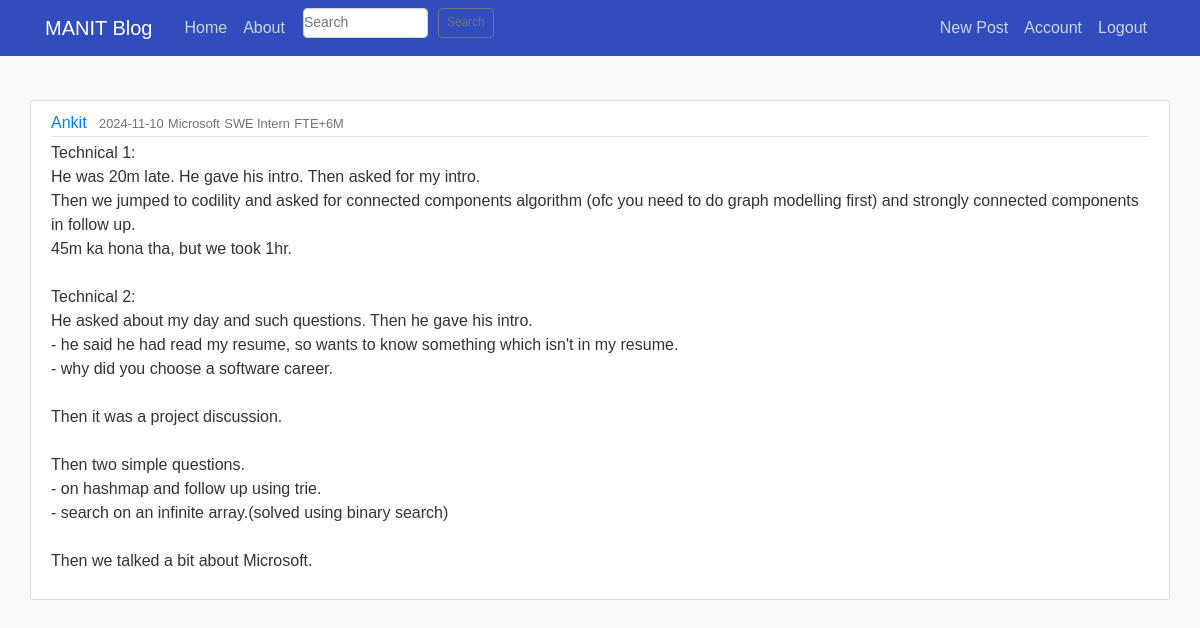
The app's page /post/3 (signed in), older data.
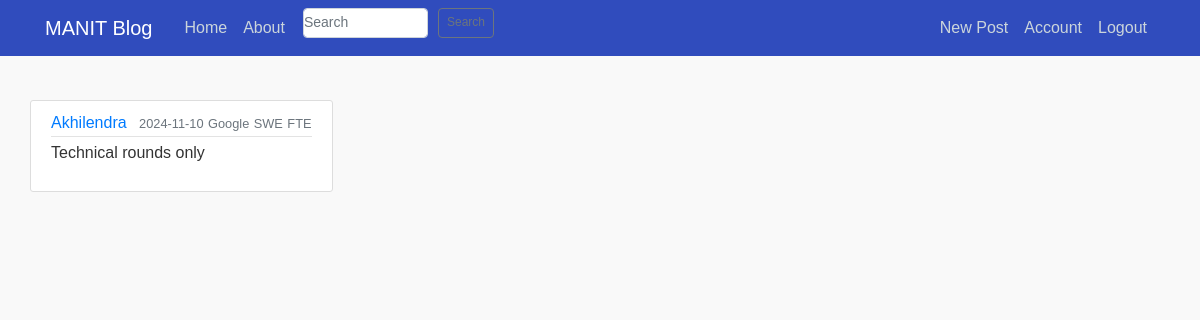
The same page, newer data.
### flaskblog/models.py (models this page shows, shortened)
class User(db.Model, UserMixin):
    id = db.Column(db.Integer, primary_key=True)
    username = db.Column(db.String(20), unique=True, nullable=False)
    name = db.Column(db.String(100), nullable=False)
    email = db.Column(db.String(120), unique=True, nullable=False)
    image_file = db.Column(db.String(20), nullable=False, default='default.jpg')
    password = db.Column(db.String(40), nullable=False)
    posts = db.relationship('Post', backref='author', lazy=True)

class Post(db.Model):
    id = db.Column(db.Integer, primary_key=True)
    title = db.Column(db.String(100), nullable=False)
    branch = db.Column(db.String(100), nullable=False)
    verdict = db.Column(db.String(20), nullable=False)
    type = db.Column(db.String(100), nullable=False)
    interview_date = db.Column(db.String(20), nullable=True)
    date_posted = db.Column(db.DateTime, nullable=False, default=datetime.utcnow)
    content = db.Column(db.Text, nullable=False)
    role = db.Column(db.String(100), nullable=False)
    round = db.Column(db.String(100), nullable=False)
    user_id = db.Column(db.Integer, db.ForeignKey('user.id'), nullable=False)

### flaskblog/routes.py (the view)
@app.route("/post/<int:post_id>")
def post(post_id):
    post = Post.query.get_or_404(post_id)
    return render_template("post.html", title=post.title, post=post)

### flaskblog/forms.py
class SearchForm(FlaskForm):
    searched = StringField('Searched', validators=[DataRequired()])
    submit = SubmitField('Submit')

### flaskblog/models.py (called while the page is built)
@login_manager.user_loader
def load_user(user_id):
    return User.query.get(int(user_id))

### flaskblog/routes.py (called while the page is built)
@app.context_processor
def base():
    form = SearchForm()
    return dict(form=form)

### flaskblog/templates/post.html (shortened to what this page needs)
{% extends "layout.html" %}
{% block content %}
        <article class="media content-section">
          <div class="media-body">
            <div class="article-metadata">
              <a class="mr-2" href="#">{{ post.author.username }}</a>
              <small class="text-muted">{{ post.date_posted.strftime('%Y-%m-%d') }}</small>
                <small class="text-muted">{{post.title}}</small>
                <small class="text-muted">{{post.role}}</small>
                <small class="text-muted">{{post.type}}</small>
            </div>
            <p class="article-content">{{ post.content }}</p>
          </div>
        </article>
{% endblock content %}

### flaskblog/templates/layout.html (shortened to what this page needs)
<!doctype html>
<html>
<head>
    <link rel="stylesheet" href="https://cdn.jsdelivr.net/npm/bootstrap@4.4.1/dist/css/bootstrap.min.css">
    <link rel="stylesheet" type="text/css" href="{{url_for('static', filename='main.css')}}">
</head>
<body>
<header class="site-header">
  <nav class="navbar navbar-expand-md navbar-dark bg-steel fixed-top">
    <div class="container">
      <a class="navbar-brand mr-4" href="/">MANIT Blog</a>
      <div class="collapse navbar-collapse" id="navbarToggle">
        <div class="navbar-nav mr-auto">
          <a class="nav-item nav-link" href="{{ url_for('home') }}">Home</a>
          <a class="nav-item nav-link" href="{{ url_for('about') }}">About</a>
            {% if current_user.is_authenticated%}
           <form method="GET" action="{{ url_for('search') }}" class="d-flex">
               <input class="form-control custom-search-bar custom-gap" type="search" placeholder="Search" aria-label="Search" name="searched">
               <button class="btn btn-outline-secondary custom-search-button custom-gap" type="submit" >Search</button>
           </form>
            {% endif %}
        </div>
        <div class="navbar-nav">
          {% if current_user.is_authenticated%}
             <a class="nav-item nav-link" href="{{ url_for('new_post') }}">New Post</a>
             <a class="nav-item nav-link" href="{{ url_for('account') }}">Account</a>
             <a class="nav-item nav-link" href="{{ url_for('logout') }}">Logout</a>
          {% else %}
             <a class="nav-item nav-link" href="{{ url_for('login') }}">Login</a>
             <a class="nav-item nav-link" href="{{ url_for('register') }}">Register</a>
          {% endif %}
        </div>
      </div>
    </div>
  </nav>
</header>
<main role="main" class="container">
  <div class="row">
      {% block content %}{% endblock %}
  </div>
</main>
</body>
</html>

### flaskblog/static/main.css (style rules this page uses)
body { color: #333333; margin-top: 5rem; }
.bg-steel { background-color: #304CBD; }
.site-header .navbar-nav .nav-link { color: #cbd5db; }
.content-section { background: #ffffff; padding: 10px 20px; border: 1px solid #dddddd; border-radius: 3px; margin-bottom: 20px; }
.article-content { white-space: pre-line; }
.article-metadata { padding-bottom: 1px; margin-bottom: 4px; border-bottom: 1px solid #e3e3e3 }
.custom-search-bar { width: 125px; height: 30px; padding: 0.00rem 0.00rem; font-size: 0.875rem; padding-top: 0.0rem; padding-bottom: 0.1rem; }
.custom-search-button { padding: 0rem 0.5rem; height: 30px; padding-top: 0.0rem; padding-bottom: 0.1rem; font-size: 0.750rem; }
.custom-gap { margin-left: 10px; }
body { font-family: Arial, sans-serif; display: flex; justify-content: center; padding: 20px; background-color: #f9f9f9; }

Row changes from the older to the newer data that the page shows:
no longer on this page (row unchanged): User: author.username "Ankit"
added User: author.username "Akhilendra"
changed Post: title "Microsoft" → "Google"; role "SWE Intern" → "SWE"; type "FTE+6M" → "FTE"; content "Technical 1: He was 20m late. He gave his intro. Then asked for my intro. Then we jumped to codility and asked for connected components algorithm (ofc you need to do graph modelling first) and strongly connected components in follow up. 45m ka hona tha, but we took 1hr. Technical 2: He asked about my day and such questions. Then he gave his intro. - he said he had read my resume, so wants to know something which isn't in my resume. - why did you choose a software career. Then it was a project discussion. Then two simple questions. - on hashmap and follow up using trie. - search on an infinite array.(solved using binary search) Then we talked a bit about Microsoft." → "Technical rounds only"
